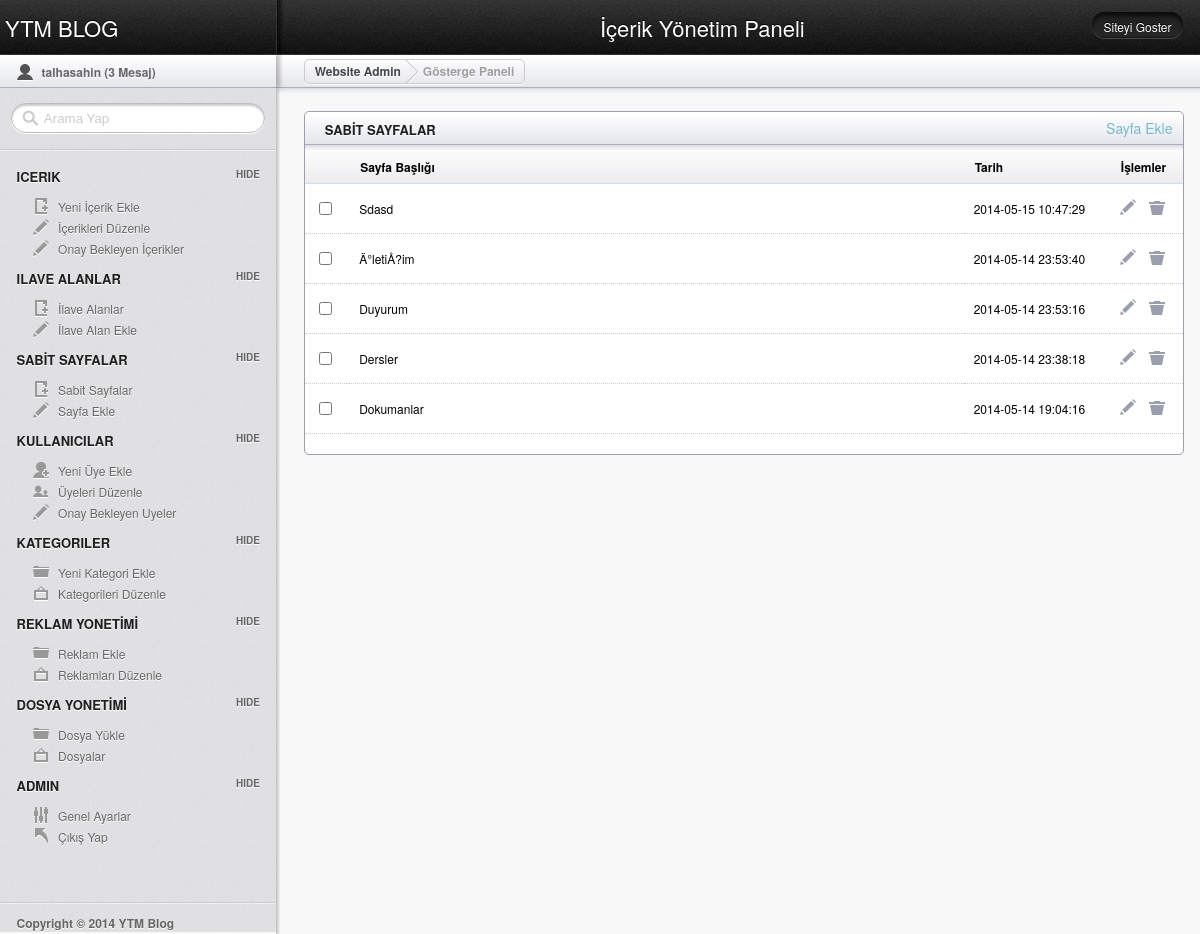
Screenshot of /admin/index.php?do=sabit_sayfalar (signed in) with the database file from the repository.
### tables this page shows
CREATE TABLE IF NOT EXISTS `sayfalar` (
  `sayfa_id` int(11) NOT NULL AUTO_INCREMENT,
  `sayfa_baslik` varchar(250) NOT NULL,
  `sayfa_link` varchar(250) NOT NULL,
  `sayfa_icerik` text NOT NULL,
  `sayfa_tarih` timestamp NOT NULL DEFAULT CURRENT_TIMESTAMP,
  `sayfa_hit` int(11) NOT NULL,
  PRIMARY KEY (`sayfa_id`)
);

### sistem/fonksiyonlar.php (called while the page is built, shortened)
<?php
       function query($query){
	        return mysql_query($query);
	   }
	   function row($query){
	        return mysql_fetch_array($query);
	   }
	   function ss($par){
	   return stripslashes($par);
	   }
?>

### admin/inc/sabit_sayfalar.php (the view, shortened to what this page needs)
<article class="module width_3_quarter" style="padding-bottom:20px;width:95%;">
		<header>
		<div style="float:right; font-size:14px; font-weigth:bold; padding:6px 10px">
		<a href="<?php echo URL;?>/admin/index.php?do=sayfa_ekle">Sayfa Ekle</a>
		</div>
		<h3 class="tabs_involved">SABİT SAYFALAR</h3></header>
		<div class="tab_container">
		<?php
		$query=query("SELECT * FROM sayfalar ORDER BY sayfa_id DESC");
		if(mysql_affected_rows()){
		?>
			<div id="tab1" class="tab_content">
			<table class="tablesorter" cellspacing="0">
			<thead>
				<tr>
   					<th></th>
    				<th width="70%">Sayfa Başlığı</th>
    				<th>Tarih</th>
    				<th>İşlemler</th>
				</tr>
			</thead>
			<tbody>
			<?php
			    while($row=row($query)){
			?>
				<tr>
   					<td><input type="checkbox"></td>
    				<td><?php  echo ss($row["sayfa_baslik"]); ?></td>
    				<td><?php  echo $row["sayfa_tarih"]; ?></td>
					<td>
    				<a href="<?php echo URL;?>/admin/index.php?do=sayfa_duzenle&id=<?php echo $row["sayfa_id"];?>" title="Düzenle"> <img src="images/icn_edit.png" alt=""></a>
					<a onclick="return confirm('Sayfayı Silmek İstediğinize Emin misiniz?');" href="<?php echo URL;?>/admin/index.php?do=sayfa_sil&id=<?php echo $row["sayfa_id"];?>" style="margin-left:10px "title="Sil"> <img src="images/icn_trash.png" alt=""></a>
					</td>
				</tr>
			 <?php }?>
			</tbody>
			</table>
			</div>
			<?php } else {?>
			 <h4 class="alert_warning">Siteye henüz hiç sayfa eklenmemiş..</h4>;
			<?php } ?>
		</div>
		</article>

### admin/css/layout.css (style rules this page uses)
html, div, map, dt, isindex, form, header, aside, section, section, article, footer { display: block; }
html, body { height: 100%; margin: 0; padding: 0; font-family: "Helvetica Neue", Helvetica, Arial, Verdana, sans-serif; background: #F8F8F8; font-size: 12px; }
a:link, a:visited { color: #77BACE; text-decoration: none; }
#main h3 { color: #1F1F20; text-transform: uppercase; text-shadow: 0 1px 0 #fff; font-size: 13px; margin: 8px 20px; }
.module { border: 1px solid #9BA0AF; width: 100%; margin: 20px 3% 0 3%; margin-top: 20px; -webkit-border-radius: 5px; -moz-border-radius: 5px; border-radius: 5px; background: #ffffff; }
#main .module header h3 { display: block; width: 90%; float: left; }
.module header { height: 38px; width: 100%; background: #F1F1F4 url(../images/secondary_bar.png) repeat-x; -webkit-border-top-left-radius: 5px; -webkit-border-top-right-radius: 5px; -moz-border-radius-topleft: 5px; -moz-border-radius-topright: 5px; border-top-left-radius: 5px; border-top-right-radius: 5px; }
.width_3_quarter { width: 66%; margin-right: 0; float: left; }
.tablesorter { width: 100%; margin: -5px 0 0 0; }
.tablesorter td { margin: 0; padding: 0; border-bottom: 1px dotted #ccc; }
.tablesorter thead tr { height: 34px; background: url(../images/table_sorter_header.png) repeat-x; text-align: left; text-indent: 10px; cursor: pointer; }
.tablesorter td { padding: 15px 10px; }
#main .module header h3.tabs_involved { display: block; width: 60%; float: left; }

### rows the page displays
sayfalar: sayfa_baslik "Sdasd", sayfa_tarih "2014-05-15 10:47:29"
sayfalar: sayfa_baslik "Ä°letiÅ?im", sayfa_tarih "2014-05-14 23:53:40"
sayfalar: sayfa_baslik "Duyurum", sayfa_tarih "2014-05-14 23:53:16"
sayfalar: sayfa_baslik "Dersler", sayfa_tarih "2014-05-14 23:38:18"
sayfalar: sayfa_baslik "Dokumanlar", sayfa_tarih "2014-05-14 19:04:16"

### other values shown
session("uye_kadi") "talhasahin"
